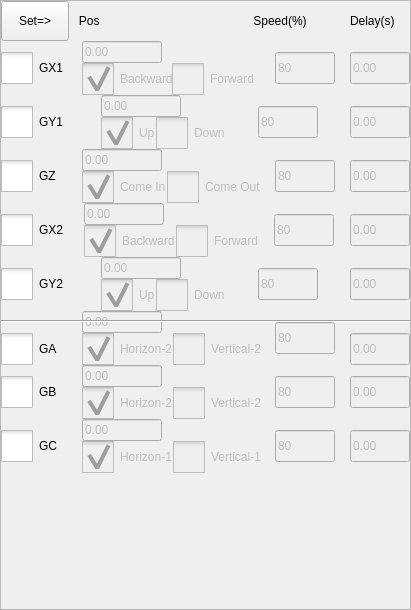
<?xml version="1.0" encoding="UTF-8"?>
<ui version="4.0">
 <class>ActionSettingFrame</class>
 <widget class="QFrame" name="ActionSettingFrame">
  <property name="geometry">
   <rect>
    <x>0</x>
    <y>0</y>
    <width>411</width>
    <height>610</height>
   </rect>
  </property>
  <property name="windowTitle">
   <string>Frame</string>
  </property>
  <property name="frameShape">
   <enum>QFrame::StyledPanel</enum>
  </property>
  <property name="frameShadow">
   <enum>QFrame::Raised</enum>
  </property>
  <layout class="QGridLayout" name="gridLayout">
   <property name="leftMargin">
    <number>0</number>
   </property>
   <property name="topMargin">
    <number>0</number>
   </property>
   <property name="rightMargin">
    <number>0</number>
   </property>
   <property name="bottomMargin">
    <number>0</number>
   </property>
   <property name="spacing">
    <number>0</number>
   </property>
   <item row="7" column="1" rowspan="2" colspan="2">
    <layout class="QHBoxLayout" name="horizontalLayout_7">
     <item>
      <layout class="QVBoxLayout" name="verticalLayout_12">
       <item>
        <widget class="ICLineEditWithVirtualNumericKeypad" name="aPosLineEdit">
         <property name="enabled">
          <bool>false</bool>
         </property>
         <property name="minimumSize">
          <size>
           <width>80</width>
           <height>0</height>
          </size>
         </property>
         <property name="maximumSize">
          <size>
           <width>80</width>
           <height>32</height>
          </size>
         </property>
         <property name="text">
          <string notr="true">0.00</string>
         </property>
        </widget>
       </item>
       <item>
        <layout class="QHBoxLayout" name="horizontalLayout_16">
         <item>
          <widget class="QCheckBox" name="aHorizonBox">
           <property name="enabled">
            <bool>false</bool>
           </property>
           <property name="styleSheet">
            <string notr="true">::indicator {
     width: 32px;
     height: 32px;
 }

::indicator:unchecked 
{
     image: url(:/resource/check_unchecked.png);
 }
::indicator:checked 
{
     image: url(:/resource/check_checked.png);
 }

::indicator:checked:disabled
{
 image: url(:/resource/check_checked_disable.png);
}

::indicator:unchecked:disabled
{
 image: url(:/resource/check_unchecked_disable.png);
}</string>
           </property>
           <property name="text">
            <string>Horizon-2</string>
           </property>
           <property name="checked">
            <bool>true</bool>
           </property>
           <attribute name="buttonGroup">
            <string notr="true">aBoxbuttonGroup</string>
           </attribute>
          </widget>
         </item>
         <item>
          <widget class="QCheckBox" name="aVerticalBox">
           <property name="enabled">
            <bool>false</bool>
           </property>
           <property name="styleSheet">
            <string notr="true">::indicator {
     width: 32px;
     height: 32px;
 }

::indicator:unchecked 
{
     image: url(:/resource/check_unchecked.png);
 }
::indicator:checked 
{
     image: url(:/resource/check_checked.png);
 }

::indicator:checked:disabled
{
 image: url(:/resource/check_checked_disable.png);
}

::indicator:unchecked:disabled
{
 image: url(:/resource/check_unchecked_disable.png);
}</string>
           </property>
           <property name="text">
            <string>Vertical-2</string>
           </property>
           <attribute name="buttonGroup">
            <string notr="true">aBoxbuttonGroup</string>
           </attribute>
          </widget>
         </item>
        </layout>
       </item>
      </layout>
     </item>
     <item>
      <widget class="ICLineEditWithVirtualNumericKeypad" name="aSpeedLineEdit">
       <property name="enabled">
        <bool>false</bool>
       </property>
       <property name="minimumSize">
        <size>
         <width>60</width>
         <height>0</height>
        </size>
       </property>
       <property name="maximumSize">
        <size>
         <width>60</width>
         <height>32</height>
        </size>
       </property>
       <property name="text">
        <string notr="true">80</string>
       </property>
      </widget>
     </item>
    </layout>
   </item>
   <item row="4" column="0">
    <widget class="QCheckBox" name="gPButton">
     <property name="sizePolicy">
      <sizepolicy hsizetype="Fixed" vsizetype="Fixed">
       <horstretch>0</horstretch>
       <verstretch>0</verstretch>
      </sizepolicy>
     </property>
     <property name="minimumSize">
      <size>
       <width>68</width>
       <height>0</height>
      </size>
     </property>
     <property name="styleSheet">
      <string notr="true">::indicator {
     width: 32px;
     height: 32px;
 }

::indicator:unchecked 
{
     image: url(:/resource/check_unchecked.png);
 }
::indicator:checked 
{
     image: url(:/resource/check_checked.png);
 }

::indicator:checked:disabled
{
 image: url(:/resource/check_checked_disable.png);
}

::indicator:unchecked:disabled
{
 image: url(:/resource/check_unchecked_disable.png);
}</string>
     </property>
     <property name="text">
      <string>GX2</string>
     </property>
     <property name="checkable">
      <bool>true</bool>
     </property>
    </widget>
   </item>
   <item row="1" column="1" colspan="2">
    <layout class="QHBoxLayout" name="horizontalLayout_4">
     <item>
      <layout class="QVBoxLayout" name="verticalLayout">
       <item>
        <widget class="ICLineEditWithVirtualNumericKeypad" name="x1PosLineEdit">
         <property name="enabled">
          <bool>false</bool>
         </property>
         <property name="minimumSize">
          <size>
           <width>80</width>
           <height>0</height>
          </size>
         </property>
         <property name="maximumSize">
          <size>
           <width>80</width>
           <height>32</height>
          </size>
         </property>
         <property name="text">
          <string notr="true">0.00</string>
         </property>
        </widget>
       </item>
       <item>
        <layout class="QHBoxLayout" name="horizontalLayout">
         <item>
          <widget class="QCheckBox" name="x1BackwardBox">
           <property name="enabled">
            <bool>false</bool>
           </property>
           <property name="minimumSize">
            <size>
             <width>90</width>
             <height>0</height>
            </size>
           </property>
           <property name="styleSheet">
            <string notr="true">::indicator {
     width: 32px;
     height: 32px;
 }

::indicator:unchecked 
{
     image: url(:/resource/check_unchecked.png);
 }
::indicator:checked 
{
     image: url(:/resource/check_checked.png);
 }

::indicator:checked:disabled
{
 image: url(:/resource/check_checked_disable.png);
}

::indicator:unchecked:disabled
{
 image: url(:/resource/check_unchecked_disable.png);
}</string>
           </property>
           <property name="text">
            <string>Backward</string>
           </property>
           <property name="checked">
            <bool>true</bool>
           </property>
           <attribute name="buttonGroup">
            <string notr="true">x1BoxbuttonGroup</string>
           </attribute>
          </widget>
         </item>
         <item>
          <widget class="QCheckBox" name="x1ForwardBox">
           <property name="enabled">
            <bool>false</bool>
           </property>
           <property name="minimumSize">
            <size>
             <width>90</width>
             <height>0</height>
            </size>
           </property>
           <property name="styleSheet">
            <string notr="true">::indicator {
     width: 32px;
     height: 32px;
 }

::indicator:unchecked 
{
     image: url(:/resource/check_unchecked.png);
 }
::indicator:checked 
{
     image: url(:/resource/check_checked.png);
 }

::indicator:checked:disabled
{
 image: url(:/resource/check_checked_disable.png);
}

::indicator:unchecked:disabled
{
 image: url(:/resource/check_unchecked_disable.png);
}</string>
           </property>
           <property name="text">
            <string>Forward</string>
           </property>
           <property name="checked">
            <bool>false</bool>
           </property>
           <attribute name="buttonGroup">
            <string notr="true">x1BoxbuttonGroup</string>
           </attribute>
          </widget>
         </item>
        </layout>
       </item>
      </layout>
     </item>
     <item>
      <widget class="ICLineEditWithVirtualNumericKeypad" name="x1SpeedLineEdit">
       <property name="enabled">
        <bool>false</bool>
       </property>
       <property name="minimumSize">
        <size>
         <width>60</width>
         <height>0</height>
        </size>
       </property>
       <property name="maximumSize">
        <size>
         <width>60</width>
         <height>32</height>
        </size>
       </property>
       <property name="text">
        <string notr="true">80</string>
       </property>
      </widget>
     </item>
    </layout>
   </item>
   <item row="8" column="3">
    <widget class="ICLineEditWithVirtualNumericKeypad" name="aDelayLineEdit">
     <property name="enabled">
      <bool>false</bool>
     </property>
     <property name="minimumSize">
      <size>
       <width>60</width>
       <height>0</height>
      </size>
     </property>
     <property name="maximumSize">
      <size>
       <width>60</width>
       <height>32</height>
      </size>
     </property>
     <property name="text">
      <string notr="true">0.00</string>
     </property>
    </widget>
   </item>
   <item row="3" column="3">
    <widget class="ICLineEditWithVirtualNumericKeypad" name="zDelayLineEdit">
     <property name="enabled">
      <bool>false</bool>
     </property>
     <property name="minimumSize">
      <size>
       <width>60</width>
       <height>0</height>
      </size>
     </property>
     <property name="maximumSize">
      <size>
       <width>60</width>
       <height>32</height>
      </size>
     </property>
     <property name="text">
      <string notr="true">0.00</string>
     </property>
    </widget>
   </item>
   <item row="4" column="3">
    <widget class="ICLineEditWithVirtualNumericKeypad" name="x2DelayLineEdit">
     <property name="enabled">
      <bool>false</bool>
     </property>
     <property name="minimumSize">
      <size>
       <width>60</width>
       <height>0</height>
      </size>
     </property>
     <property name="maximumSize">
      <size>
       <width>60</width>
       <height>32</height>
      </size>
     </property>
     <property name="text">
      <string notr="true">0.00</string>
     </property>
    </widget>
   </item>
   <item row="9" column="3">
    <widget class="ICLineEditWithVirtualNumericKeypad" name="bDelayLineEdit">
     <property name="enabled">
      <bool>false</bool>
     </property>
     <property name="minimumSize">
      <size>
       <width>60</width>
       <height>0</height>
      </size>
     </property>
     <property name="maximumSize">
      <size>
       <width>60</width>
       <height>32</height>
      </size>
     </property>
     <property name="text">
      <string notr="true">0.00</string>
     </property>
    </widget>
   </item>
   <item row="10" column="0">
    <widget class="QCheckBox" name="gCButton">
     <property name="sizePolicy">
      <sizepolicy hsizetype="Fixed" vsizetype="Fixed">
       <horstretch>0</horstretch>
       <verstretch>0</verstretch>
      </sizepolicy>
     </property>
     <property name="minimumSize">
      <size>
       <width>68</width>
       <height>0</height>
      </size>
     </property>
     <property name="styleSheet">
      <string notr="true">::indicator {
     width: 32px;
     height: 32px;
 }

::indicator:unchecked 
{
     image: url(:/resource/check_unchecked.png);
 }
::indicator:checked 
{
     image: url(:/resource/check_checked.png);
 }

::indicator:checked:disabled
{
 image: url(:/resource/check_checked_disable.png);
}

::indicator:unchecked:disabled
{
 image: url(:/resource/check_unchecked_disable.png);
}</string>
     </property>
     <property name="text">
      <string>GC</string>
     </property>
     <property name="checkable">
      <bool>true</bool>
     </property>
    </widget>
   </item>
   <item row="1" column="3">
    <widget class="ICLineEditWithVirtualNumericKeypad" name="x1DelayLineEdit">
     <property name="enabled">
      <bool>false</bool>
     </property>
     <property name="minimumSize">
      <size>
       <width>60</width>
       <height>0</height>
      </size>
     </property>
     <property name="maximumSize">
      <size>
       <width>60</width>
       <height>32</height>
      </size>
     </property>
     <property name="text">
      <string notr="true">0.00</string>
     </property>
    </widget>
   </item>
   <item row="0" column="1">
    <widget class="QLabel" name="label">
     <property name="text">
      <string>   Pos                </string>
     </property>
    </widget>
   </item>
   <item row="2" column="0">
    <widget class="QCheckBox" name="gyButton">
     <property name="sizePolicy">
      <sizepolicy hsizetype="Fixed" vsizetype="Fixed">
       <horstretch>0</horstretch>
       <verstretch>0</verstretch>
      </sizepolicy>
     </property>
     <property name="minimumSize">
      <size>
       <width>68</width>
       <height>0</height>
      </size>
     </property>
     <property name="styleSheet">
      <string notr="true">::indicator {
     width: 32px;
     height: 32px;
 }

::indicator:unchecked 
{
     image: url(:/resource/check_unchecked.png);
 }
::indicator:checked 
{
     image: url(:/resource/check_checked.png);
 }

::indicator:checked:disabled
{
 image: url(:/resource/check_checked_disable.png);
}

::indicator:unchecked:disabled
{
 image: url(:/resource/check_unchecked_disable.png);
}</string>
     </property>
     <property name="text">
      <string>GY1</string>
     </property>
     <property name="checkable">
      <bool>true</bool>
     </property>
    </widget>
   </item>
   <item row="10" column="3">
    <widget class="ICLineEditWithVirtualNumericKeypad" name="cDelayLineEdit">
     <property name="enabled">
      <bool>false</bool>
     </property>
     <property name="minimumSize">
      <size>
       <width>60</width>
       <height>0</height>
      </size>
     </property>
     <property name="maximumSize">
      <size>
       <width>60</width>
       <height>32</height>
      </size>
     </property>
     <property name="text">
      <string notr="true">0.00</string>
     </property>
    </widget>
   </item>
   <item row="0" column="2">
    <widget class="QLabel" name="label_6">
     <property name="sizePolicy">
      <sizepolicy hsizetype="Preferred" vsizetype="Preferred">
       <horstretch>0</horstretch>
       <verstretch>0</verstretch>
      </sizepolicy>
     </property>
     <property name="minimumSize">
      <size>
       <width>0</width>
       <height>0</height>
      </size>
     </property>
     <property name="text">
      <string>Speed(%)</string>
     </property>
     <property name="alignment">
      <set>Qt::AlignCenter</set>
     </property>
    </widget>
   </item>
   <item row="5" column="1" colspan="2">
    <layout class="QHBoxLayout" name="horizontalLayout_6">
     <item>
      <layout class="QVBoxLayout" name="verticalLayout_11">
       <item>
        <widget class="ICLineEditWithVirtualNumericKeypad" name="y2PosLineEdit">
         <property name="enabled">
          <bool>false</bool>
         </property>
         <property name="minimumSize">
          <size>
           <width>80</width>
           <height>0</height>
          </size>
         </property>
         <property name="maximumSize">
          <size>
           <width>80</width>
           <height>32</height>
          </size>
         </property>
         <property name="text">
          <string notr="true">0.00</string>
         </property>
        </widget>
       </item>
       <item>
        <layout class="QHBoxLayout" name="horizontalLayout_15">
         <item>
          <widget class="QCheckBox" name="y2UpBox">
           <property name="enabled">
            <bool>false</bool>
           </property>
           <property name="styleSheet">
            <string notr="true">::indicator {
     width: 32px;
     height: 32px;
 }

::indicator:unchecked 
{
     image: url(:/resource/check_unchecked.png);
 }
::indicator:checked 
{
     image: url(:/resource/check_checked.png);
 }

::indicator:checked:disabled
{
 image: url(:/resource/check_checked_disable.png);
}

::indicator:unchecked:disabled
{
 image: url(:/resource/check_unchecked_disable.png);
}</string>
           </property>
           <property name="text">
            <string>Up</string>
           </property>
           <property name="checked">
            <bool>true</bool>
           </property>
           <attribute name="buttonGroup">
            <string notr="true">y2BoxbuttonGroup</string>
           </attribute>
          </widget>
         </item>
         <item>
          <widget class="QCheckBox" name="y2DownBox">
           <property name="enabled">
            <bool>false</bool>
           </property>
           <property name="styleSheet">
            <string notr="true">::indicator {
     width: 32px;
     height: 32px;
 }

::indicator:unchecked 
{
     image: url(:/resource/check_unchecked.png);
 }
::indicator:checked 
{
     image: url(:/resource/check_checked.png);
 }

::indicator:checked:disabled
{
 image: url(:/resource/check_checked_disable.png);
}

::indicator:unchecked:disabled
{
 image: url(:/resource/check_unchecked_disable.png);
}</string>
           </property>
           <property name="text">
            <string>Down</string>
           </property>
           <attribute name="buttonGroup">
            <string notr="true">y2BoxbuttonGroup</string>
           </attribute>
          </widget>
         </item>
        </layout>
       </item>
      </layout>
     </item>
     <item>
      <widget class="ICLineEditWithVirtualNumericKeypad" name="y2SpeedLineEdit">
       <property name="enabled">
        <bool>false</bool>
       </property>
       <property name="minimumSize">
        <size>
         <width>60</width>
         <height>0</height>
        </size>
       </property>
       <property name="maximumSize">
        <size>
         <width>60</width>
         <height>32</height>
        </size>
       </property>
       <property name="text">
        <string notr="true">80</string>
       </property>
      </widget>
     </item>
    </layout>
   </item>
   <item row="9" column="0">
    <widget class="QCheckBox" name="gBButton">
     <property name="sizePolicy">
      <sizepolicy hsizetype="Fixed" vsizetype="Fixed">
       <horstretch>0</horstretch>
       <verstretch>0</verstretch>
      </sizepolicy>
     </property>
     <property name="minimumSize">
      <size>
       <width>68</width>
       <height>0</height>
      </size>
     </property>
     <property name="styleSheet">
      <string notr="true">::indicator {
     width: 32px;
     height: 32px;
 }

::indicator:unchecked 
{
     image: url(:/resource/check_unchecked.png);
 }
::indicator:checked 
{
     image: url(:/resource/check_checked.png);
 }

::indicator:checked:disabled
{
 image: url(:/resource/check_checked_disable.png);
}

::indicator:unchecked:disabled
{
 image: url(:/resource/check_unchecked_disable.png);
}</string>
     </property>
     <property name="text">
      <string>GB</string>
     </property>
     <property name="checkable">
      <bool>true</bool>
     </property>
    </widget>
   </item>
   <item row="3" column="1" colspan="2">
    <layout class="QHBoxLayout" name="horizontalLayout_12">
     <item>
      <layout class="QVBoxLayout" name="verticalLayout_10">
       <item>
        <widget class="ICLineEditWithVirtualNumericKeypad" name="zPosLineEdit">
         <property name="enabled">
          <bool>false</bool>
         </property>
         <property name="minimumSize">
          <size>
           <width>80</width>
           <height>0</height>
          </size>
         </property>
         <property name="maximumSize">
          <size>
           <width>80</width>
           <height>32</height>
          </size>
         </property>
         <property name="text">
          <string notr="true">0.00</string>
         </property>
        </widget>
       </item>
       <item>
        <layout class="QHBoxLayout" name="horizontalLayout_13">
         <item>
          <widget class="QCheckBox" name="zComeInBox">
           <property name="enabled">
            <bool>false</bool>
           </property>
           <property name="styleSheet">
            <string notr="true">::indicator {
     width: 32px;
     height: 32px;
 }

::indicator:unchecked 
{
     image: url(:/resource/check_unchecked.png);
 }
::indicator:checked 
{
     image: url(:/resource/check_checked.png);
 }

::indicator:checked:disabled
{
 image: url(:/resource/check_checked_disable.png);
}

::indicator:unchecked:disabled
{
 image: url(:/resource/check_unchecked_disable.png);
}</string>
           </property>
           <property name="text">
            <string>Come In</string>
           </property>
           <property name="checked">
            <bool>true</bool>
           </property>
           <attribute name="buttonGroup">
            <string notr="true">zBoxbuttonGroup</string>
           </attribute>
          </widget>
         </item>
         <item>
          <widget class="QCheckBox" name="zComeOutBox">
           <property name="enabled">
            <bool>false</bool>
           </property>
           <property name="styleSheet">
            <string notr="true">::indicator {
     width: 32px;
     height: 32px;
 }

::indicator:unchecked 
{
     image: url(:/resource/check_unchecked.png);
 }
::indicator:checked 
{
     image: url(:/resource/check_checked.png);
 }

::indicator:checked:disabled
{
 image: url(:/resource/check_checked_disable.png);
}

::indicator:unchecked:disabled
{
 image: url(:/resource/check_unchecked_disable.png);
}</string>
           </property>
           <property name="text">
            <string>Come Out</string>
           </property>
           <attribute name="buttonGroup">
            <string notr="true">zBoxbuttonGroup</string>
           </attribute>
          </widget>
         </item>
        </layout>
       </item>
      </layout>
     </item>
     <item>
      <widget class="ICLineEditWithVirtualNumericKeypad" name="zSpeedLineEdit">
       <property name="enabled">
        <bool>false</bool>
       </property>
       <property name="minimumSize">
        <size>
         <width>60</width>
         <height>0</height>
        </size>
       </property>
       <property name="maximumSize">
        <size>
         <width>60</width>
         <height>32</height>
        </size>
       </property>
       <property name="text">
        <string notr="true">80</string>
       </property>
      </widget>
     </item>
    </layout>
   </item>
   <item row="5" column="3">
    <widget class="ICLineEditWithVirtualNumericKeypad" name="y2DelayLineEdit">
     <property name="enabled">
      <bool>false</bool>
     </property>
     <property name="minimumSize">
      <size>
       <width>60</width>
       <height>0</height>
      </size>
     </property>
     <property name="maximumSize">
      <size>
       <width>60</width>
       <height>32</height>
      </size>
     </property>
     <property name="text">
      <string notr="true">0.00</string>
     </property>
    </widget>
   </item>
   <item row="9" column="1" colspan="2">
    <layout class="QHBoxLayout" name="horizontalLayout_8">
     <item>
      <layout class="QVBoxLayout" name="verticalLayout_13">
       <item>
        <widget class="ICLineEditWithVirtualNumericKeypad" name="bPosLineEdit">
         <property name="enabled">
          <bool>false</bool>
         </property>
         <property name="minimumSize">
          <size>
           <width>80</width>
           <height>0</height>
          </size>
         </property>
         <property name="maximumSize">
          <size>
           <width>80</width>
           <height>32</height>
          </size>
         </property>
         <property name="text">
          <string notr="true">0.00</string>
         </property>
        </widget>
       </item>
       <item>
        <layout class="QHBoxLayout" name="horizontalLayout_17">
         <item>
          <widget class="QCheckBox" name="bHorizonBox">
           <property name="enabled">
            <bool>false</bool>
           </property>
           <property name="styleSheet">
            <string notr="true">::indicator {
     width: 32px;
     height: 32px;
 }

::indicator:unchecked 
{
     image: url(:/resource/check_unchecked.png);
 }
::indicator:checked 
{
     image: url(:/resource/check_checked.png);
 }

::indicator:checked:disabled
{
 image: url(:/resource/check_checked_disable.png);
}

::indicator:unchecked:disabled
{
 image: url(:/resource/check_unchecked_disable.png);
}</string>
           </property>
           <property name="text">
            <string>Horizon-2</string>
           </property>
           <property name="checked">
            <bool>true</bool>
           </property>
           <attribute name="buttonGroup">
            <string notr="true">bBoxbuttonGroup</string>
           </attribute>
          </widget>
         </item>
         <item>
          <widget class="QCheckBox" name="bVerticalBox">
           <property name="enabled">
            <bool>false</bool>
           </property>
           <property name="styleSheet">
            <string notr="true">::indicator {
     width: 32px;
     height: 32px;
 }

::indicator:unchecked 
{
     image: url(:/resource/check_unchecked.png);
 }
::indicator:checked 
{
     image: url(:/resource/check_checked.png);
 }

::indicator:checked:disabled
{
 image: url(:/resource/check_checked_disable.png);
}

::indicator:unchecked:disabled
{
 image: url(:/resource/check_unchecked_disable.png);
}</string>
           </property>
           <property name="text">
            <string>Vertical-2</string>
           </property>
           <attribute name="buttonGroup">
            <string notr="true">bBoxbuttonGroup</string>
           </attribute>
          </widget>
         </item>
        </layout>
       </item>
      </layout>
     </item>
     <item>
      <widget class="ICLineEditWithVirtualNumericKeypad" name="bSpeedLineEdit">
       <property name="enabled">
        <bool>false</bool>
       </property>
       <property name="minimumSize">
        <size>
         <width>60</width>
         <height>0</height>
        </size>
       </property>
       <property name="maximumSize">
        <size>
         <width>60</width>
         <height>32</height>
        </size>
       </property>
       <property name="text">
        <string notr="true">80</string>
       </property>
      </widget>
     </item>
    </layout>
   </item>
   <item row="2" column="3">
    <widget class="ICLineEditWithVirtualNumericKeypad" name="y1DelayLineEdit">
     <property name="enabled">
      <bool>false</bool>
     </property>
     <property name="minimumSize">
      <size>
       <width>60</width>
       <height>0</height>
      </size>
     </property>
     <property name="maximumSize">
      <size>
       <width>60</width>
       <height>32</height>
      </size>
     </property>
     <property name="text">
      <string notr="true">0.00</string>
     </property>
    </widget>
   </item>
   <item row="10" column="1" colspan="2">
    <layout class="QHBoxLayout" name="horizontalLayout_9">
     <item>
      <layout class="QVBoxLayout" name="verticalLayout_14">
       <item>
        <widget class="ICLineEditWithVirtualNumericKeypad" name="cPosLineEdit">
         <property name="enabled">
          <bool>false</bool>
         </property>
         <property name="minimumSize">
          <size>
           <width>80</width>
           <height>0</height>
          </size>
         </property>
         <property name="maximumSize">
          <size>
           <width>80</width>
           <height>32</height>
          </size>
         </property>
         <property name="text">
          <string notr="true">0.00</string>
         </property>
        </widget>
       </item>
       <item>
        <layout class="QHBoxLayout" name="horizontalLayout_18">
         <item>
          <widget class="QCheckBox" name="cHorizonBox">
           <property name="enabled">
            <bool>false</bool>
           </property>
           <property name="styleSheet">
            <string notr="true">::indicator {
     width: 32px;
     height: 32px;
 }

::indicator:unchecked 
{
     image: url(:/resource/check_unchecked.png);
 }
::indicator:checked 
{
     image: url(:/resource/check_checked.png);
 }

::indicator:checked:disabled
{
 image: url(:/resource/check_checked_disable.png);
}

::indicator:unchecked:disabled
{
 image: url(:/resource/check_unchecked_disable.png);
}</string>
           </property>
           <property name="text">
            <string>Horizon-1</string>
           </property>
           <property name="checked">
            <bool>true</bool>
           </property>
           <attribute name="buttonGroup">
            <string notr="true">cBoxbuttonGroup</string>
           </attribute>
          </widget>
         </item>
         <item>
          <widget class="QCheckBox" name="cVerticalBox">
           <property name="enabled">
            <bool>false</bool>
           </property>
           <property name="styleSheet">
            <string notr="true">::indicator {
     width: 32px;
     height: 32px;
 }

::indicator:unchecked 
{
     image: url(:/resource/check_unchecked.png);
 }
::indicator:checked 
{
     image: url(:/resource/check_checked.png);
 }

::indicator:checked:disabled
{
 image: url(:/resource/check_checked_disable.png);
}

::indicator:unchecked:disabled
{
 image: url(:/resource/check_unchecked_disable.png);
}</string>
           </property>
           <property name="text">
            <string>Vertical-1</string>
           </property>
           <attribute name="buttonGroup">
            <string notr="true">cBoxbuttonGroup</string>
           </attribute>
          </widget>
         </item>
        </layout>
       </item>
      </layout>
     </item>
     <item>
      <widget class="ICLineEditWithVirtualNumericKeypad" name="cSpeedLineEdit">
       <property name="enabled">
        <bool>false</bool>
       </property>
       <property name="minimumSize">
        <size>
         <width>60</width>
         <height>0</height>
        </size>
       </property>
       <property name="maximumSize">
        <size>
         <width>60</width>
         <height>32</height>
        </size>
       </property>
       <property name="text">
        <string notr="true">80</string>
       </property>
      </widget>
     </item>
    </layout>
   </item>
   <item row="2" column="1" colspan="2">
    <layout class="QHBoxLayout" name="horizontalLayout_5">
     <item>
      <layout class="QVBoxLayout" name="verticalLayout_9">
       <item>
        <widget class="ICLineEditWithVirtualNumericKeypad" name="y1PosLineEdit">
         <property name="enabled">
          <bool>false</bool>
         </property>
         <property name="minimumSize">
          <size>
           <width>80</width>
           <height>0</height>
          </size>
         </property>
         <property name="maximumSize">
          <size>
           <width>80</width>
           <height>32</height>
          </size>
         </property>
         <property name="text">
          <string notr="true">0.00</string>
         </property>
        </widget>
       </item>
       <item>
        <layout class="QHBoxLayout" name="horizontalLayout_11">
         <item>
          <widget class="QCheckBox" name="y1UpBox">
           <property name="enabled">
            <bool>false</bool>
           </property>
           <property name="styleSheet">
            <string notr="true">::indicator {
     width: 32px;
     height: 32px;
 }

::indicator:unchecked 
{
     image: url(:/resource/check_unchecked.png);
 }
::indicator:checked 
{
     image: url(:/resource/check_checked.png);
 }

::indicator:checked:disabled
{
 image: url(:/resource/check_checked_disable.png);
}

::indicator:unchecked:disabled
{
 image: url(:/resource/check_unchecked_disable.png);
}</string>
           </property>
           <property name="text">
            <string>Up</string>
           </property>
           <property name="checked">
            <bool>true</bool>
           </property>
           <attribute name="buttonGroup">
            <string notr="true">y1BoxbuttonGroup</string>
           </attribute>
          </widget>
         </item>
         <item>
          <widget class="QCheckBox" name="y1DownBox">
           <property name="enabled">
            <bool>false</bool>
           </property>
           <property name="styleSheet">
            <string notr="true">::indicator {
     width: 32px;
     height: 32px;
 }

::indicator:unchecked 
{
     image: url(:/resource/check_unchecked.png);
 }
::indicator:checked 
{
     image: url(:/resource/check_checked.png);
 }

::indicator:checked:disabled
{
 image: url(:/resource/check_checked_disable.png);
}

::indicator:unchecked:disabled
{
 image: url(:/resource/check_unchecked_disable.png);
}</string>
           </property>
           <property name="text">
            <string>Down</string>
           </property>
           <attribute name="buttonGroup">
            <string notr="true">y1BoxbuttonGroup</string>
           </attribute>
          </widget>
         </item>
        </layout>
       </item>
      </layout>
     </item>
     <item>
      <widget class="ICLineEditWithVirtualNumericKeypad" name="y1SpeedLineEdit">
       <property name="enabled">
        <bool>false</bool>
       </property>
       <property name="minimumSize">
        <size>
         <width>60</width>
         <height>0</height>
        </size>
       </property>
       <property name="maximumSize">
        <size>
         <width>60</width>
         <height>32</height>
        </size>
       </property>
       <property name="text">
        <string notr="true">80</string>
       </property>
      </widget>
     </item>
    </layout>
   </item>
   <item row="3" column="0">
    <widget class="QCheckBox" name="gzButton">
     <property name="sizePolicy">
      <sizepolicy hsizetype="Fixed" vsizetype="Fixed">
       <horstretch>0</horstretch>
       <verstretch>0</verstretch>
      </sizepolicy>
     </property>
     <property name="minimumSize">
      <size>
       <width>68</width>
       <height>0</height>
      </size>
     </property>
     <property name="styleSheet">
      <string notr="true">::indicator {
     width: 32px;
     height: 32px;
 }

::indicator:unchecked 
{
     image: url(:/resource/check_unchecked.png);
 }
::indicator:checked 
{
     image: url(:/resource/check_checked.png);
 }

::indicator:checked:disabled
{
 image: url(:/resource/check_checked_disable.png);
}

::indicator:unchecked:disabled
{
 image: url(:/resource/check_unchecked_disable.png);
}</string>
     </property>
     <property name="text">
      <string>GZ</string>
     </property>
     <property name="checkable">
      <bool>true</bool>
     </property>
    </widget>
   </item>
   <item row="6" column="0" rowspan="2" colspan="4">
    <widget class="Line" name="line">
     <property name="styleSheet">
      <string notr="true">QMessageBox QAbstractButton
{
    min-width: 90px;
	min-height:30px;
}
</string>
     </property>
     <property name="orientation">
      <enum>Qt::Horizontal</enum>
     </property>
    </widget>
   </item>
   <item row="4" column="1" colspan="2">
    <layout class="QHBoxLayout" name="horizontalLayout_14">
     <item>
      <layout class="QVBoxLayout" name="verticalLayout_2">
       <item>
        <widget class="ICLineEditWithVirtualNumericKeypad" name="x2PosLineEdit">
         <property name="enabled">
          <bool>false</bool>
         </property>
         <property name="minimumSize">
          <size>
           <width>80</width>
           <height>0</height>
          </size>
         </property>
         <property name="maximumSize">
          <size>
           <width>80</width>
           <height>32</height>
          </size>
         </property>
         <property name="text">
          <string notr="true">0.00</string>
         </property>
        </widget>
       </item>
       <item>
        <layout class="QHBoxLayout" name="horizontalLayout_2">
         <item>
          <widget class="QCheckBox" name="x2BackwardBox">
           <property name="enabled">
            <bool>false</bool>
           </property>
           <property name="styleSheet">
            <string notr="true">::indicator {
     width: 32px;
     height: 32px;
 }

::indicator:unchecked 
{
     image: url(:/resource/check_unchecked.png);
 }
::indicator:checked 
{
     image: url(:/resource/check_checked.png);
 }

::indicator:checked:disabled
{
 image: url(:/resource/check_checked_disable.png);
}

::indicator:unchecked:disabled
{
 image: url(:/resource/check_unchecked_disable.png);
}</string>
           </property>
           <property name="text">
            <string>Backward</string>
           </property>
           <property name="checked">
            <bool>true</bool>
           </property>
           <attribute name="buttonGroup">
            <string notr="true">x2BoxbuttonGroup</string>
           </attribute>
          </widget>
         </item>
         <item>
          <widget class="QCheckBox" name="x2ForwardBox">
           <property name="enabled">
            <bool>false</bool>
           </property>
           <property name="styleSheet">
            <string notr="true">::indicator {
     width: 32px;
     height: 32px;
 }

::indicator:unchecked 
{
     image: url(:/resource/check_unchecked.png);
 }
::indicator:checked 
{
     image: url(:/resource/check_checked.png);
 }

::indicator:checked:disabled
{
 image: url(:/resource/check_checked_disable.png);
}

::indicator:unchecked:disabled
{
 image: url(:/resource/check_unchecked_disable.png);
}</string>
           </property>
           <property name="text">
            <string>Forward</string>
           </property>
           <property name="checked">
            <bool>false</bool>
           </property>
           <attribute name="buttonGroup">
            <string notr="true">x2BoxbuttonGroup</string>
           </attribute>
          </widget>
         </item>
        </layout>
       </item>
      </layout>
     </item>
     <item>
      <widget class="ICLineEditWithVirtualNumericKeypad" name="x2SpeedLineEdit">
       <property name="enabled">
        <bool>false</bool>
       </property>
       <property name="minimumSize">
        <size>
         <width>60</width>
         <height>0</height>
        </size>
       </property>
       <property name="maximumSize">
        <size>
         <width>60</width>
         <height>32</height>
        </size>
       </property>
       <property name="text">
        <string notr="true">80</string>
       </property>
      </widget>
     </item>
    </layout>
   </item>
   <item row="5" column="0">
    <widget class="QCheckBox" name="gQButton">
     <property name="sizePolicy">
      <sizepolicy hsizetype="Fixed" vsizetype="Fixed">
       <horstretch>0</horstretch>
       <verstretch>0</verstretch>
      </sizepolicy>
     </property>
     <property name="minimumSize">
      <size>
       <width>68</width>
       <height>0</height>
      </size>
     </property>
     <property name="styleSheet">
      <string notr="true">::indicator {
     width: 32px;
     height: 32px;
 }

::indicator:unchecked 
{
     image: url(:/resource/check_unchecked.png);
 }
::indicator:checked 
{
     image: url(:/resource/check_checked.png);
 }

::indicator:checked:disabled
{
 image: url(:/resource/check_checked_disable.png);
}

::indicator:unchecked:disabled
{
 image: url(:/resource/check_unchecked_disable.png);
}</string>
     </property>
     <property name="text">
      <string>GY2</string>
     </property>
     <property name="checkable">
      <bool>true</bool>
     </property>
    </widget>
   </item>
   <item row="0" column="0">
    <widget class="QToolButton" name="inputButton">
     <property name="sizePolicy">
      <sizepolicy hsizetype="Preferred" vsizetype="Preferred">
       <horstretch>0</horstretch>
       <verstretch>0</verstretch>
      </sizepolicy>
     </property>
     <property name="minimumSize">
      <size>
       <width>64</width>
       <height>40</height>
      </size>
     </property>
     <property name="text">
      <string>Set=&gt;</string>
     </property>
    </widget>
   </item>
   <item row="8" column="0">
    <widget class="QCheckBox" name="gAButton">
     <property name="sizePolicy">
      <sizepolicy hsizetype="Fixed" vsizetype="Fixed">
       <horstretch>0</horstretch>
       <verstretch>0</verstretch>
      </sizepolicy>
     </property>
     <property name="minimumSize">
      <size>
       <width>68</width>
       <height>0</height>
      </size>
     </property>
     <property name="styleSheet">
      <string notr="true">::indicator {
     width: 32px;
     height: 32px;
 }

::indicator:unchecked 
{
     image: url(:/resource/check_unchecked.png);
 }
::indicator:checked 
{
     image: url(:/resource/check_checked.png);
 }

::indicator:checked:disabled
{
 image: url(:/resource/check_checked_disable.png);
}

::indicator:unchecked:disabled
{
 image: url(:/resource/check_unchecked_disable.png);
}</string>
     </property>
     <property name="text">
      <string>GA</string>
     </property>
     <property name="checkable">
      <bool>true</bool>
     </property>
    </widget>
   </item>
   <item row="1" column="0">
    <widget class="QCheckBox" name="gxButton">
     <property name="sizePolicy">
      <sizepolicy hsizetype="Fixed" vsizetype="Fixed">
       <horstretch>0</horstretch>
       <verstretch>0</verstretch>
      </sizepolicy>
     </property>
     <property name="minimumSize">
      <size>
       <width>68</width>
       <height>0</height>
      </size>
     </property>
     <property name="styleSheet">
      <string notr="true">::indicator {
     width: 32px;
     height: 32px;
 }

::indicator:unchecked 
{
     image: url(:/resource/check_unchecked.png);
 }
::indicator:checked 
{
     image: url(:/resource/check_checked.png);
 }

::indicator:checked:disabled
{
 image: url(:/resource/check_checked_disable.png);
}

::indicator:unchecked:disabled
{
 image: url(:/resource/check_unchecked_disable.png);
}</string>
     </property>
     <property name="text">
      <string>GX1</string>
     </property>
     <property name="checkable">
      <bool>true</bool>
     </property>
    </widget>
   </item>
   <item row="11" column="1">
    <spacer name="verticalSpacer">
     <property name="orientation">
      <enum>Qt::Vertical</enum>
     </property>
     <property name="sizeHint" stdset="0">
      <size>
       <width>20</width>
       <height>40</height>
      </size>
     </property>
    </spacer>
   </item>
   <item row="0" column="3">
    <widget class="QLabel" name="label_2">
     <property name="text">
      <string>Delay(s)</string>
     </property>
    </widget>
   </item>
  </layout>
 </widget>
 <customwidgets>
  <customwidget>
   <class>ICLineEditWithVirtualNumericKeypad</class>
   <extends>QLineEdit</extends>
   <header>iclineeditwithvirtualnumerickeypad.h</header>
  </customwidget>
 </customwidgets>
 <resources/>
 <connections/>
 <buttongroups>
  <buttongroup name="x2BoxbuttonGroup"/>
  <buttongroup name="zBoxbuttonGroup"/>
  <buttongroup name="aBoxbuttonGroup"/>
  <buttongroup name="bBoxbuttonGroup"/>
  <buttongroup name="y1BoxbuttonGroup"/>
  <buttongroup name="cBoxbuttonGroup"/>
  <buttongroup name="y2BoxbuttonGroup"/>
  <buttongroup name="x1BoxbuttonGroup"/>
 </buttongroups>
</ui>
